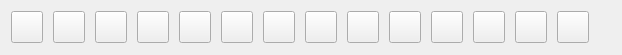
<?xml version="1.0" encoding="UTF-8"?>
<ui version="4.0">
 <class>ToolbarWidget</class>
 <widget class="QWidget" name="ToolbarWidget">
  <property name="geometry">
   <rect>
    <x>0</x>
    <y>0</y>
    <width>622</width>
    <height>55</height>
   </rect>
  </property>
  <property name="minimumSize">
   <size>
    <width>0</width>
    <height>32</height>
   </size>
  </property>
  <property name="windowTitle">
   <string>Form</string>
  </property>
  <property name="styleSheet">
   <string notr="true"/>
  </property>
  <layout class="QHBoxLayout" name="horizontalLayout">
   <property name="spacing">
    <number>10</number>
   </property>
   <item>
    <widget class="QPushButton" name="pushButton_home">
     <property name="minimumSize">
      <size>
       <width>32</width>
       <height>32</height>
      </size>
     </property>
     <property name="maximumSize">
      <size>
       <width>32</width>
       <height>32</height>
      </size>
     </property>
     <property name="styleSheet">
      <string notr="true"/>
     </property>
     <property name="text">
      <string/>
     </property>
     <property name="iconSize">
      <size>
       <width>32</width>
       <height>32</height>
      </size>
     </property>
     <property name="flat">
      <bool>false</bool>
     </property>
    </widget>
   </item>
   <item>
    <widget class="QPushButton" name="pushButton_prev">
     <property name="minimumSize">
      <size>
       <width>32</width>
       <height>32</height>
      </size>
     </property>
     <property name="maximumSize">
      <size>
       <width>32</width>
       <height>32</height>
      </size>
     </property>
     <property name="styleSheet">
      <string notr="true"/>
     </property>
     <property name="text">
      <string/>
     </property>
    </widget>
   </item>
   <item>
    <widget class="QPushButton" name="pushButton_next">
     <property name="minimumSize">
      <size>
       <width>32</width>
       <height>32</height>
      </size>
     </property>
     <property name="maximumSize">
      <size>
       <width>32</width>
       <height>32</height>
      </size>
     </property>
     <property name="styleSheet">
      <string notr="true"/>
     </property>
     <property name="text">
      <string/>
     </property>
    </widget>
   </item>
   <item>
    <widget class="QPushButton" name="pushButton_end">
     <property name="minimumSize">
      <size>
       <width>32</width>
       <height>32</height>
      </size>
     </property>
     <property name="maximumSize">
      <size>
       <width>32</width>
       <height>32</height>
      </size>
     </property>
     <property name="styleSheet">
      <string notr="true"/>
     </property>
     <property name="text">
      <string/>
     </property>
    </widget>
   </item>
   <item>
    <widget class="QPushButton" name="pushButton_zoom">
     <property name="minimumSize">
      <size>
       <width>32</width>
       <height>32</height>
      </size>
     </property>
     <property name="maximumSize">
      <size>
       <width>32</width>
       <height>32</height>
      </size>
     </property>
     <property name="styleSheet">
      <string notr="true"/>
     </property>
     <property name="text">
      <string/>
     </property>
    </widget>
   </item>
   <item>
    <widget class="QPushButton" name="pushButton_zoomOut">
     <property name="minimumSize">
      <size>
       <width>32</width>
       <height>32</height>
      </size>
     </property>
     <property name="maximumSize">
      <size>
       <width>32</width>
       <height>32</height>
      </size>
     </property>
     <property name="styleSheet">
      <string notr="true"/>
     </property>
     <property name="text">
      <string/>
     </property>
    </widget>
   </item>
   <item>
    <widget class="QPushButton" name="pushButton_originalsize">
     <property name="minimumSize">
      <size>
       <width>32</width>
       <height>32</height>
      </size>
     </property>
     <property name="maximumSize">
      <size>
       <width>32</width>
       <height>32</height>
      </size>
     </property>
     <property name="styleSheet">
      <string notr="true"/>
     </property>
     <property name="text">
      <string/>
     </property>
    </widget>
   </item>
   <item>
    <widget class="QPushButton" name="pushButton_fullscreen">
     <property name="minimumSize">
      <size>
       <width>32</width>
       <height>32</height>
      </size>
     </property>
     <property name="maximumSize">
      <size>
       <width>32</width>
       <height>32</height>
      </size>
     </property>
     <property name="styleSheet">
      <string notr="true"/>
     </property>
     <property name="text">
      <string/>
     </property>
    </widget>
   </item>
   <item>
    <widget class="QPushButton" name="pushButton_rotateleft">
     <property name="minimumSize">
      <size>
       <width>32</width>
       <height>32</height>
      </size>
     </property>
     <property name="maximumSize">
      <size>
       <width>32</width>
       <height>32</height>
      </size>
     </property>
     <property name="styleSheet">
      <string notr="true"/>
     </property>
     <property name="text">
      <string/>
     </property>
    </widget>
   </item>
   <item>
    <widget class="QPushButton" name="pushButton_rotateright">
     <property name="minimumSize">
      <size>
       <width>32</width>
       <height>32</height>
      </size>
     </property>
     <property name="maximumSize">
      <size>
       <width>32</width>
       <height>32</height>
      </size>
     </property>
     <property name="styleSheet">
      <string notr="true"/>
     </property>
     <property name="text">
      <string/>
     </property>
    </widget>
   </item>
   <item>
    <widget class="QPushButton" name="pushButton_mirror">
     <property name="minimumSize">
      <size>
       <width>32</width>
       <height>32</height>
      </size>
     </property>
     <property name="maximumSize">
      <size>
       <width>32</width>
       <height>32</height>
      </size>
     </property>
     <property name="styleSheet">
      <string notr="true"/>
     </property>
     <property name="text">
      <string/>
     </property>
    </widget>
   </item>
   <item>
    <widget class="QPushButton" name="pushButton_flip">
     <property name="minimumSize">
      <size>
       <width>32</width>
       <height>32</height>
      </size>
     </property>
     <property name="maximumSize">
      <size>
       <width>32</width>
       <height>32</height>
      </size>
     </property>
     <property name="styleSheet">
      <string notr="true"/>
     </property>
     <property name="text">
      <string/>
     </property>
    </widget>
   </item>
   <item>
    <widget class="QPushButton" name="pushButton_info">
     <property name="minimumSize">
      <size>
       <width>32</width>
       <height>32</height>
      </size>
     </property>
     <property name="maximumSize">
      <size>
       <width>32</width>
       <height>32</height>
      </size>
     </property>
     <property name="styleSheet">
      <string notr="true"/>
     </property>
     <property name="text">
      <string/>
     </property>
    </widget>
   </item>
   <item>
    <widget class="QPushButton" name="pushButton_playlist">
     <property name="minimumSize">
      <size>
       <width>32</width>
       <height>32</height>
      </size>
     </property>
     <property name="maximumSize">
      <size>
       <width>32</width>
       <height>32</height>
      </size>
     </property>
     <property name="styleSheet">
      <string notr="true"/>
     </property>
     <property name="text">
      <string/>
     </property>
    </widget>
   </item>
   <item>
    <spacer name="horizontalSpacer">
     <property name="orientation">
      <enum>Qt::Horizontal</enum>
     </property>
     <property name="sizeType">
      <enum>QSizePolicy::Preferred</enum>
     </property>
     <property name="sizeHint" stdset="0">
      <size>
       <width>20</width>
       <height>20</height>
      </size>
     </property>
    </spacer>
   </item>
  </layout>
 </widget>
 <resources/>
 <connections/>
</ui>
